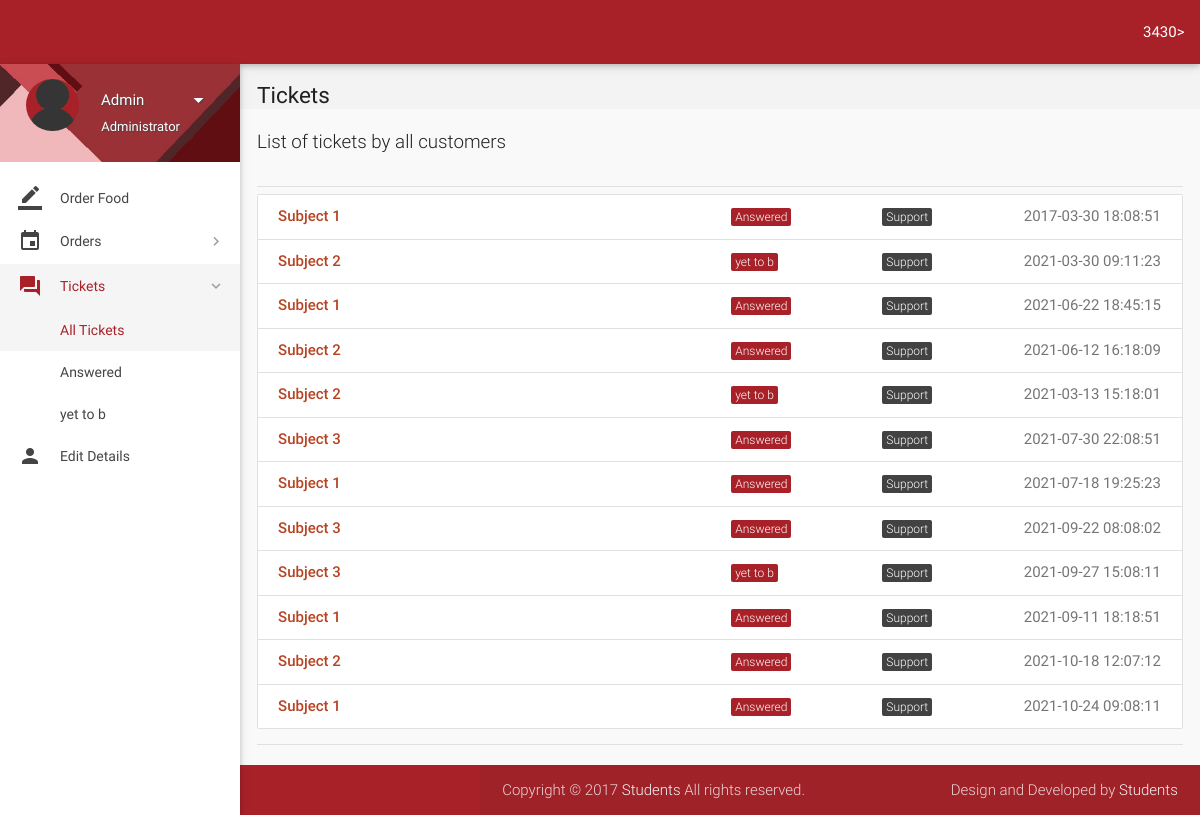
/account/all-tickets.php (signed in), run on the app's committed database.
### tables this page shows
CREATE TABLE `wallet_details` (
  `id` int(11) NOT NULL,
  `wallet_id` int(11) NOT NULL,
  `number` varchar(16) NOT NULL,
  `cvv` int(3) NOT NULL,
  `balance` int(11) NOT NULL DEFAULT '2000'
);

CREATE TABLE `tickets` (
  `id` int(11) NOT NULL,
  `poster_id` int(11) NOT NULL,
  `subject` varchar(100) NOT NULL,
  `description` varchar(3000) NOT NULL,
  `status` varchar(8) NOT NULL DEFAULT 'Open',
  `type` varchar(30) NOT NULL DEFAULT 'Others',
  `date` datetime NOT NULL DEFAULT CURRENT_TIMESTAMP,
  `deleted` tinyint(4) NOT NULL DEFAULT '0'
);

### account/includes/wallet.php (called while the page is built)
<?php
$user_id=$_SESSION['user_id'];
$sql = mysqli_query($con, "SELECT * FROM wallet where customer_id = $user_id");
while($row1 = mysqli_fetch_array($sql)){
$wallet_id = $row1['id'];
}
$sql = mysqli_query($con, "SELECT * FROM wallet_details where wallet_id = $wallet_id");
while($row1 = mysqli_fetch_array($sql)){
$balance = $row1['balance'];
}
?>

### account/includes/connect.php (called while the page is built, shortened)
<?php
$name = $_SESSION['name'];
$role = $_SESSION['role'];
?>

### account/all-tickets.php (the view, shortened to what this page needs)
<?php
include 'includes/connect.php';
include 'includes/wallet.php';
	if($_SESSION['admin_sid']==session_id())
	{
		?>
<!DOCTYPE html>
<html lang="en">
<head>
  <link href="css/materialize.min.css" type="text/css" rel="stylesheet" media="screen,projection">
  <link href="css/style.min.css" type="text/css" rel="stylesheet" media="screen,projection">
  <link href="css/custom/custom.min.css" type="text/css" rel="stylesheet" media="screen,projection">
  <link href="js/plugins/perfect-scrollbar/perfect-scrollbar.css" type="text/css" rel="stylesheet" media="screen,projection">
  <link href="js/plugins/data-tables/css/jquery.dataTables.min.css" type="text/css" rel="stylesheet" media="screen,projection">
</head>
<body>
  <header id="header" class="page-topbar">
        <div class="navbar-fixed">
            <nav class="navbar-color">
                <div class="nav-wrapper">
                    <ul class="left">
                      <li><h1 class="logo-wrapper"><a href="index.php" class="brand-logo darken-1"><img src="images/materialize-logo.png" alt="logo"></a> <span class="logo-text">Logo</span></h1></li>
                    </ul>
                    <ul class="right hide-on-med-and-down">
                        <li><a href="#" class="waves-effect waves-block waves-light"><?php echo $balance;?>></a>
                        </li>
                    </ul>
                </div>
            </nav>
        </div>
  </header>
  <div id="main">
    <div class="wrapper">
      <aside id="left-sidebar-nav">
        <ul id="slide-out" class="side-nav fixed leftside-navigation">
            <li class="user-details cyan darken-2">
            <div class="row">
                <div class="col col s4 m4 l4">
                    <img src="images/avatar.jpg" alt="" class="circle responsive-img valign profile-image">
                </div>
                <div class="col col s8 m8 l8">
                    <a class="btn-flat dropdown-button waves-effect waves-light white-text profile-btn" href="#" data-activates="profile-dropdown"><?php echo $name;?> <i class="mdi-navigation-arrow-drop-down right"></i></a>
                    <p class="user-roal"><?php echo $role;?></p>
                </div>
            </div>
            </li>
            <li class="bold"><a href="index.php" class="waves-effect waves-cyan"><i class="mdi-editor-border-color"></i> Order Food</a>
            </li>
                <li class="no-padding">
                    <ul class="collapsible collapsible-accordion">
                        <li class="bold"><a class="collapsible-header waves-effect waves-cyan"><i class="mdi-editor-insert-invitation"></i> Orders</a>
                        </li>
                    </ul>
                </li>
                <li class="no-padding">
                    <ul class="collapsible collapsible-accordion">
                        <li class="bold"><a class="collapsible-header waves-effect waves-cyan active"><i class="mdi-action-question-answer"></i> Tickets</a>
                            <div class="collapsible-body">
                                <ul>
								<li class="<?php
								if(!isset($_GET['status'])){
										echo 'active';
									}?>
									"><a href="all-tickets.php">All Tickets</a>
                                </li>
								<?php
									$sql = mysqli_query($con, "SELECT DISTINCT status FROM tickets;");
									while($row = mysqli_fetch_array($sql)){
                                    echo '<li class='.(isset($_GET['status'])?($status == $_GET['status'] ? 'active' : ''): '').'><a href="all-tickets.php?status='.$row['status'].'">'.$row['status'].'</a>
                                    </li>';
									}
									?>
                                </ul>
                            </div>
                        </li>
                    </ul>
                </li>
            <li class="bold"><a href="details.php" class="waves-effect waves-cyan"><i class="mdi-social-person"></i> Edit Details</a>
            </li>
        </ul>
        </aside>
      <section id="content">
        <div id="breadcrumbs-wrapper">
          <div class="container">
            <div class="row">
              <div class="col s12 m12 l12">
                <h5 class="breadcrumbs-title">Tickets</h5>
              </div>
            </div>
          </div>
        </div>
        <div class="container">
          <p class="caption">List of tickets by all customers</p>
          <div class="divider"></div>
									<div id="work-collections">
									<ul id="projects-collection" class="collection">
								<?php
									if(isset($_GET['status'])){
										$status = $_GET['status'];
									}
									else{
										$status = '%';
									}
									$sql = mysqli_query($con, "SELECT * FROM tickets WHERE status LIKE '$status';");
									while($row = mysqli_fetch_array($sql)){
									echo'<a href="view-ticket-admin.php?id='.$row['id'].'"class="collection-item">
                                        <div class="row">
                                            <div class="col s6">
                                                <p class="collections-title">'.$row['subject'].'</p>
                                            </div>
                                            <div class="col s2">
                                            <span class="task-cat cyan">'.$row['status'].'</span></div>
                                            <div class="col s2">
                                            <span class="task-cat grey darken-3">'.$row['type'].'</span></div>
                                            <div class="col s2">
                                            <span class="badge">'.$row['date'].'</span></div>
                                        </div>
                                    </a>';
									}
									?>
									</ul>
									</div>
            <div class="divider"></div>
          </div>
    </div>
  <footer class="page-footer">
    <div class="footer-copyright">
      <div class="container">
        <span>Copyright © 2017 <a class="grey-text text-lighten-4" href="#" target="_blank">Students</a> All rights reserved.</span>
        <span class="right"> Design and Developed by <a class="grey-text text-lighten-4" href="#">Students</a></span>
        </div>
    </div>
  </footer>
</body>
</html>
<?php
	}
?>

### data on the page
wallet_details: balance "3430"
tickets: subject "Subject 1", status "Answered", type "Support", date "2017-03-30 18:08:51"
tickets: subject "Subject 2", status "yet to b", type "Support", date "2021-03-30 09:11:23"
tickets: subject "Subject 1", status "Answered", type "Support", date "2021-06-22 18:45:15"
tickets: subject "Subject 2", status "Answered", type "Support", date "2021-06-12 16:18:09"
tickets: subject "Subject 2", status "yet to b", type "Support", date "2021-03-13 15:18:01"
tickets: subject "Subject 3", status "Answered", type "Support", date "2021-07-30 22:08:51"
tickets: subject "Subject 1", status "Answered", type "Support", date "2021-07-18 19:25:23"
tickets: subject "Subject 3", status "Answered", type "Support", date "2021-09-22 08:08:02"
tickets: subject "Subject 3", status "yet to b", type "Support", date "2021-09-27 15:08:11"
tickets: subject "Subject 1", status "Answered", type "Support", date "2021-09-11 18:18:51"
tickets: subject "Subject 2", status "Answered", type "Support", date "2021-10-18 12:07:12"
tickets: subject "Subject 1", status "Answered", type "Support", date "2021-10-24 09:08:11"

### other printed values
$name "Admin"
$role "Administrator"
$row['status'] "Answered"
$row['status'] "yet to b"
